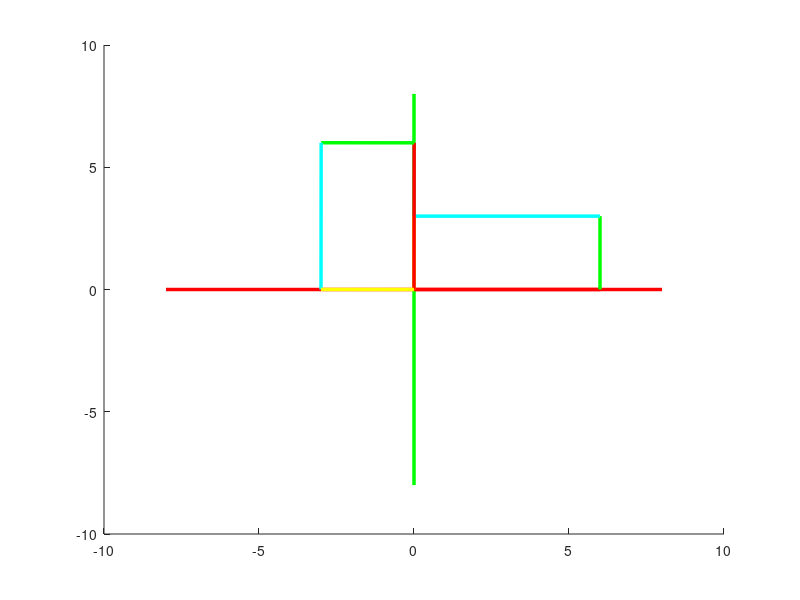

This chart was generated by the following MATLAB code:
clear all

angle_rad = deg2rad(90);

for t = 0:0.01:angle_rad
    
 clf;

 angle_rad = deg2rad(90);

 
 line([-8 8],[0 0],[0 0],'color',[1 0 0],'linewidth',2.5); %establece el eje X en rojo
 line([0 0],[-8 8],[0 0],'color',[0 1 0],'linewidth',2.5); %establece el eje Y en verde

 p1=[0 0];
 p2=[6 0];
 p3=[6 3];
 p4=[0 3];
 
 line([p1(1) p2(1)],[p1(2) p2(2)],[0 0],'color',[1 0 0],'linewidth',2.5);
 line([p2(1) p3(1)],[p2(2) p3(2)],[0 0],'color',[0 1 0],'linewidth',2.5);
 line([p3(1) p4(1)],[p3(2) p4(2)],[0 0],'color',[0 1 1],'linewidth',2.5);
 line([p4(1) p1(1)],[p4(2) p1(2)],[0 0],'color',[1 1 0],'linewidth',2.5);
 
 Rz = [cos(t) -sin(t); sin(t) cos(t)];
 
 p1r = Rz*p1';
 p2r = Rz*p2';
 p3r = Rz*p3';
 p4r = Rz*p4';
 
 line([p1r(1) p2r(1)],[p1r(2) p2r(2)],[0 0],'color',[1 0 0],'linewidth',2.5);
 line([p2r(1) p3r(1)],[p2r(2) p3r(2)],[0 0],'color',[0 1 0],'linewidth',2.5);
 line([p3r(1) p4r(1)],[p3r(2) p4r(2)],[0 0],'color',[0 1 1],'linewidth',2.5);
 line([p4r(1) p1r(1)],[p4r(2) p1r(2)],[0 0],'color',[1 1 0],'linewidth',2.5);
 
 pause(0.01)
 
end
